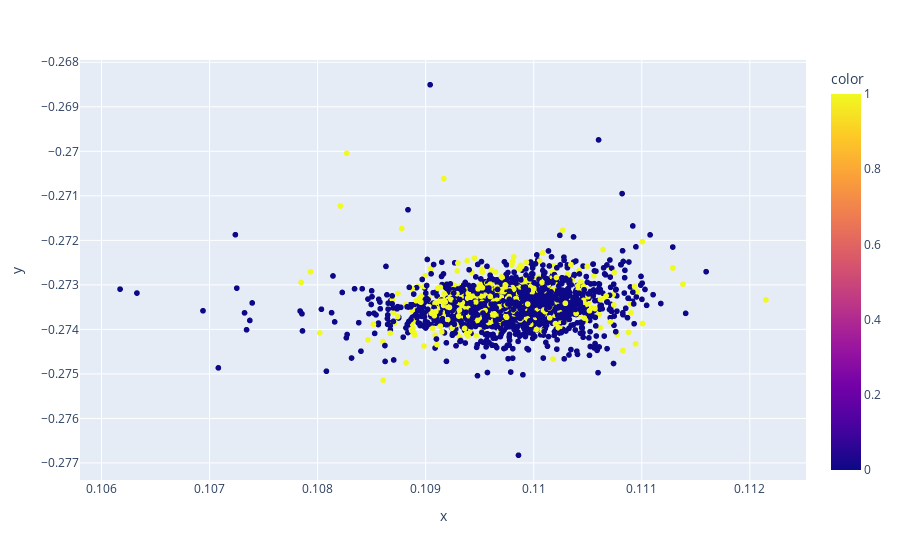

Write notebook code for a chart like this one.
### Code cell
loaders = {
    "train": DataLoader(adult_train, batch_size=256, shuffle=True)
}

model = TabularGAN(adult_train.categorical_cols,
                   adult_train.continuous_cols,
                   adult_train.embeds)
utils.unpack_checkpoint(classifier_checkpoint,
                        model={"encoder": model.encoder})
optimizer = {
    "generator": torch.optim.Adam(model.generator.parameters(), lr=0.0003, betas=(0.5, 0.999)),
    "discriminator": torch.optim.Adam(model.discriminator.parameters(),
                                      lr=0.0003, betas=(0.5, 0.999)),
}

logdir = "gan_logs"
train = Experiment(model=model,
                        optimizer=optimizer,
                        loaders=loaders,
                        logdir=logdir,
                        main_metric="loss_generator",
                        minimize_metric=True,
                        num_epochs=100,
                        callbacks=[
                            dl.OptimizerCallback(optimizer_key="generator",
                                                 metric_key="loss_generator"),
                            dl.OptimizerCallback(optimizer_key="discriminator",
                                                 metric_key="loss_discriminator"),
                            dl.TensorboardLogger()
                        ])
runner = GANRunner()
runner.run_experiment(train)

### Figure 1 — Plotly figure (JSON) as saved in the notebook; plotly's stock layout.template omitted (floating-point values rounded to 4 significant figures; data arrays with more than 128 entries replaced by an {"elided": "..."} marker saying what was removed)
{"data": [{"hovertemplate": "x=%{x}<br>y=%{y}<br>color=%{marker.color}<extra></extra>", "legendgroup": "", "marker": {"color": {"elided": "26049 int values"}, "coloraxis": "coloraxis", "symbol": "circle"}, "mode": "markers", "name": "", "showlegend": false, "type": "scattergl", "x": {"elided": "26049 float values"}, "xaxis": "x", "y": {"elided": "26049 float values"}, "yaxis": "y"}], "layout": {"coloraxis": {"colorbar": {"title": {"text": "color"}}, "colorscale": [[0, "#0d0887"], [0.1111, "#46039f"], [0.2222, "#7201a8"], [0.3333, "#9c179e"], [0.4444, "#bd3786"], [0.5556, "#d8576b"], [0.6667, "#ed7953"], [0.7778, "#fb9f3a"], [0.8889, "#fdca26"], [1, "#f0f921"]]}, "legend": {"tracegroupgap": 0}, "margin": {"t": 60}, "xaxis": {"anchor": "y", "domain": [0, 1], "title": {"text": "x"}}, "yaxis": {"anchor": "x", "domain": [0, 1], "title": {"text": "y"}}}}
